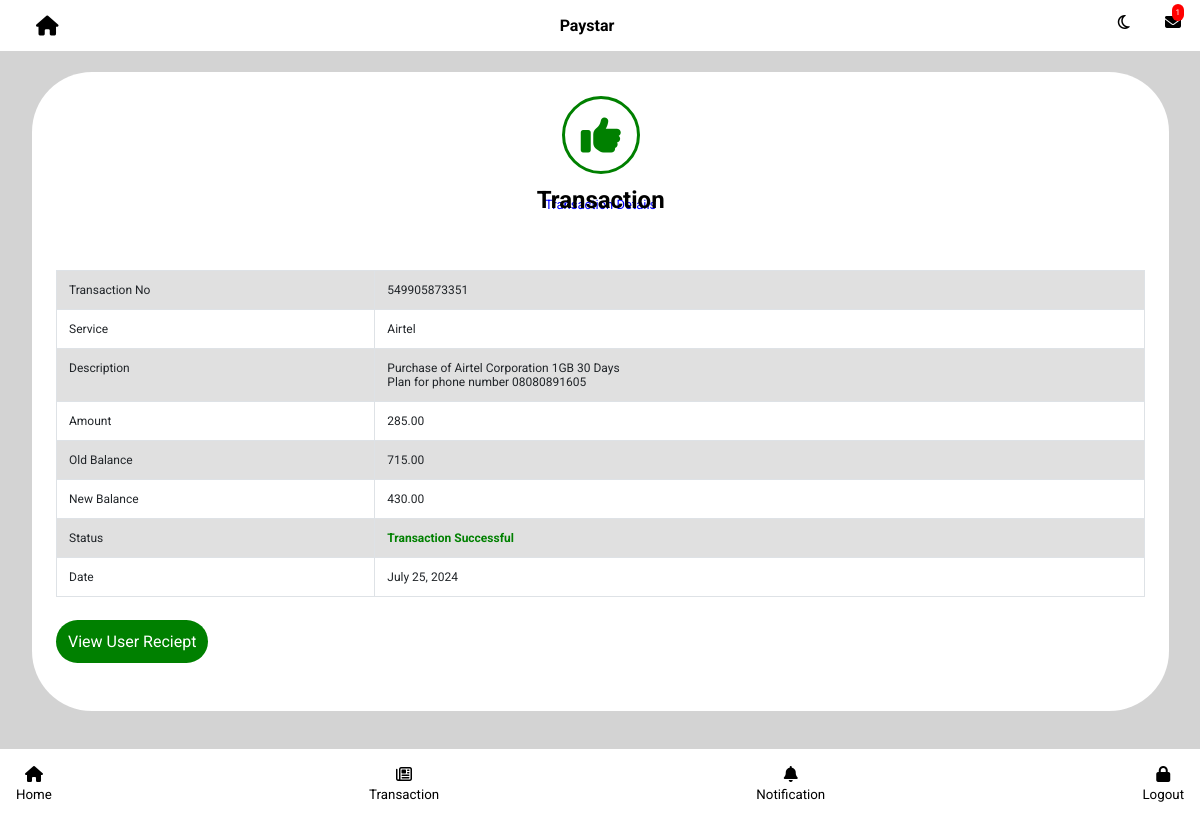
/myreciept/5/ (signed in), run on an earlier commit of the app's database.
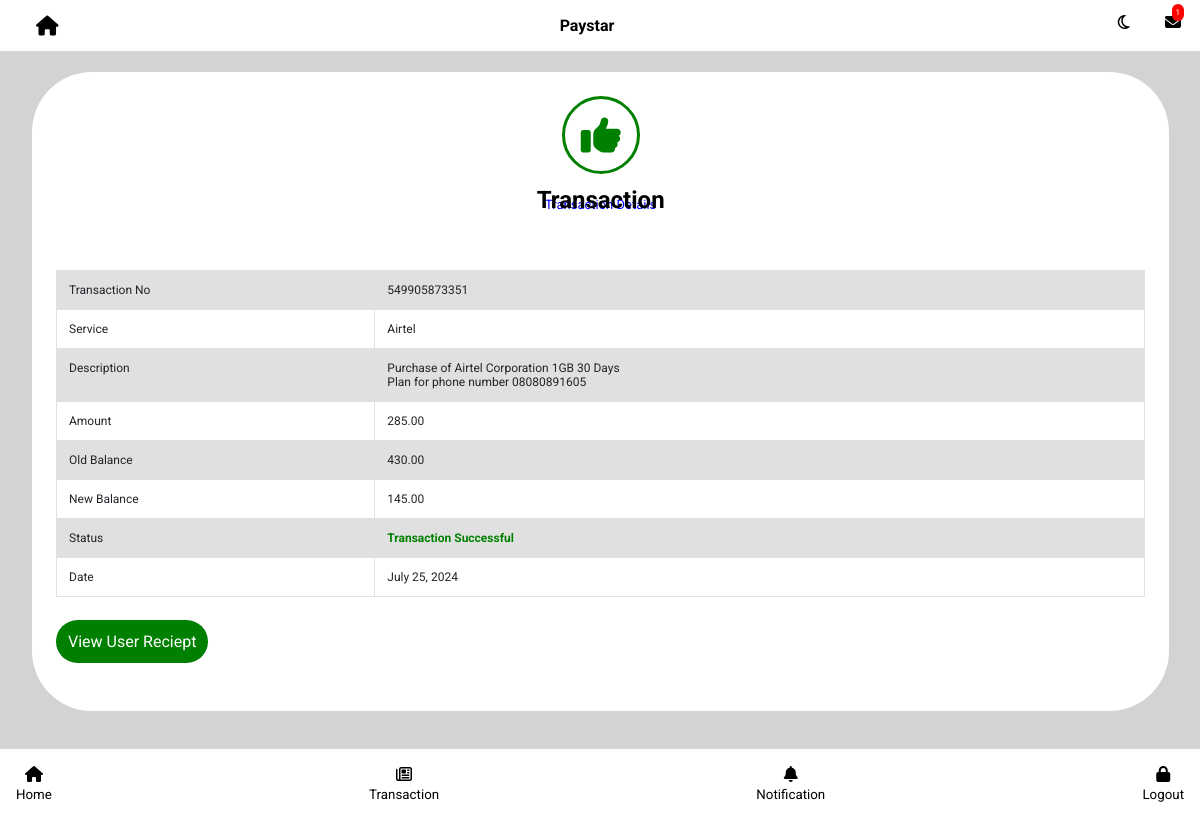
And on a later commit of the database.
### myapp/models.py (models this page shows, shortened)
class Development(models.Model):
  user = models.ForeignKey(User, on_delete=models.CASCADE)
  balance = models.ForeignKey(Balance, on_delete=models.CASCADE)
  charge = models.DecimalField(max_digits=10, decimal_places=2)
  service = models.CharField(max_length=255)
  amount = models.DecimalField(max_digits=10, decimal_places=2)
  phone = models.CharField(max_length=255)
  data_amount = models.CharField(max_length=255)
  transaction_id = models.CharField(max_length=2000)
  date = models.DateField(auto_now_add=True)
  status = models.BooleanField(default=False)

class Balance(models.Model):
  user = models.ForeignKey(User, on_delete=models.CASCADE)
  balance = models.DecimalField(max_digits=10, decimal_places=2)

### myapp/views.py (the view)
# urls.py: path("myreciept/<int:id>/", views.myreciept),
@login_required
def myreciept(request, id):
  x = get_object_or_404(Development, id=id)
  old_balance = x.amount + x.balance.balance
  return render(request, "reciept.html", {"reciept":x, "old":old_balance})

### myapp/templates/reciept.html (shortened to what this page needs)
{% extends "extenders.html" %}
{% load static %}
{% block content %}
<div class="parent-reciept">
  <div class="reciept">
    <div class="reciept-head">
      <i class="fa fa-thumbs-up"></i><br/>
      <p>Transaction Details</p>
      <h2>Transaction</h2>
    </div>
    <div class="table-container">
      <table class="table table-bordered">
       <tbody>
        <tr class="table-active">
          <td>Transaction No</td>
          <td>{{reciept.transaction_id}}</td>
        </tr>
        <tr>
          <td>Service</td>
          <td>{{reciept.service}}</td>
        </tr>
        <tr class="table-active">
          <td>Description</td>
          <td>Purchase of {{reciept.data_amount}} 30 Days <br/>
          Plan for phone number {{reciept.phone}}
          </td>
        </tr>
        <tr>
          <td>Amount</td>
          <td>{{reciept.amount}}</td>
        </tr>
        <tr class="table-active">
          <td>Old Balance</td>
          <td>{{old}}</td>
        </tr>
        <tr>
          <td>New Balance</td>
          <td>{{reciept.balance.balance}}</td>
        </tr>
        <tr class="table-active">
          <td>Status</td>
            {% if reciept.status %}
              <td style="color: green; font-weight: bold">Transaction Successful</td>
            {% else %}
               <td>Transaction Failed</td>
            {% endif %}
        </tr>
        <tr>
          <td>Date</td>
          <td>{{reciept.date}}</td>
        </tr>
       </tbody>
      </table>
      <br/>
      <a href="/invoice/{{reciept.id}}" class="user-reciept">View User Reciept</a>
    </div>
  </div>
</div>
<br /><br /><br /><br />
{% endblock %}

What changed in the data, as far as the page shows it:
changed through a linked row, Development "Airtel": balance.balance "430.00" → "145.00"
Also different on the page:
{{ old }}: "715.00" → "430.00"
